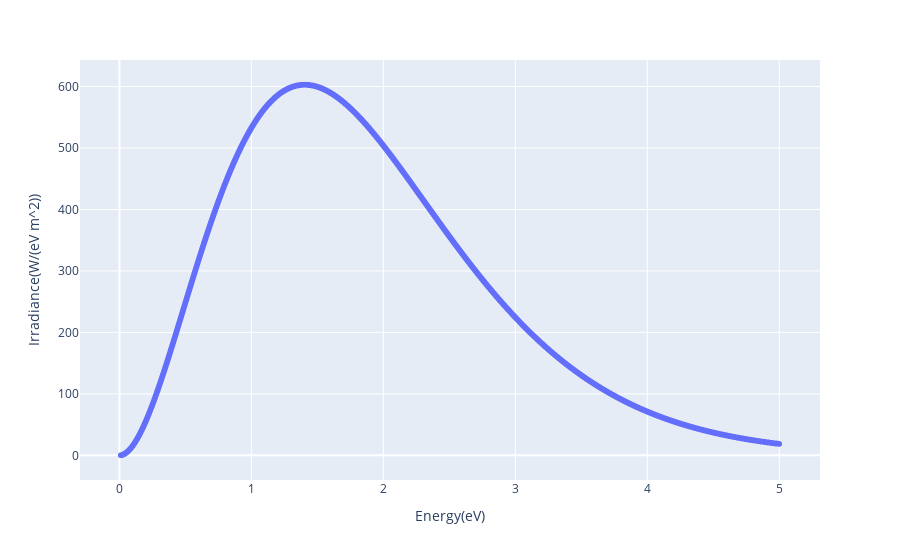

The notebook cell saved with this chart:
### Code cell
energy = linspace(0.01, 5, num = 2900) # in ev
irradiance = []

for i in energy:
  irradiance.append(irradiance_energy(E = i))

irradiance_energy_df = DataFrame({'Energy(eV)': energy, 'Irradiance(W/(eV m^2))': irradiance})

scatter(irradiance_energy_df, x = "Energy(eV)", y = 'Irradiance(W/(eV m^2))')

### Figure 1 — Plotly figure (JSON) as saved in the notebook; plotly's stock layout.template omitted (floating-point values rounded to 4 significant figures; data arrays with more than 128 entries replaced by an {"elided": "..."} marker saying what was removed)
{"data": [{"hovertemplate": "Energy(eV)=%{x}<br>Irradiance(W/(eV m^2))=%{y}<extra></extra>", "legendgroup": "", "marker": {"color": "#636efa", "symbol": "circle"}, "mode": "markers", "name": "", "showlegend": false, "x": {"elided": "2900 float values"}, "xaxis": "x", "y": {"elided": "2900 float values"}, "yaxis": "y", "type": "scattergl"}], "layout": {"xaxis": {"anchor": "y", "domain": [0.0, 1.0], "title": {"text": "Energy(eV)"}}, "yaxis": {"anchor": "x", "domain": [0.0, 1.0], "title": {"text": "Irradiance(W/(eV m^2))"}}, "legend": {"tracegroupgap": 0}, "margin": {"t": 60}}}
